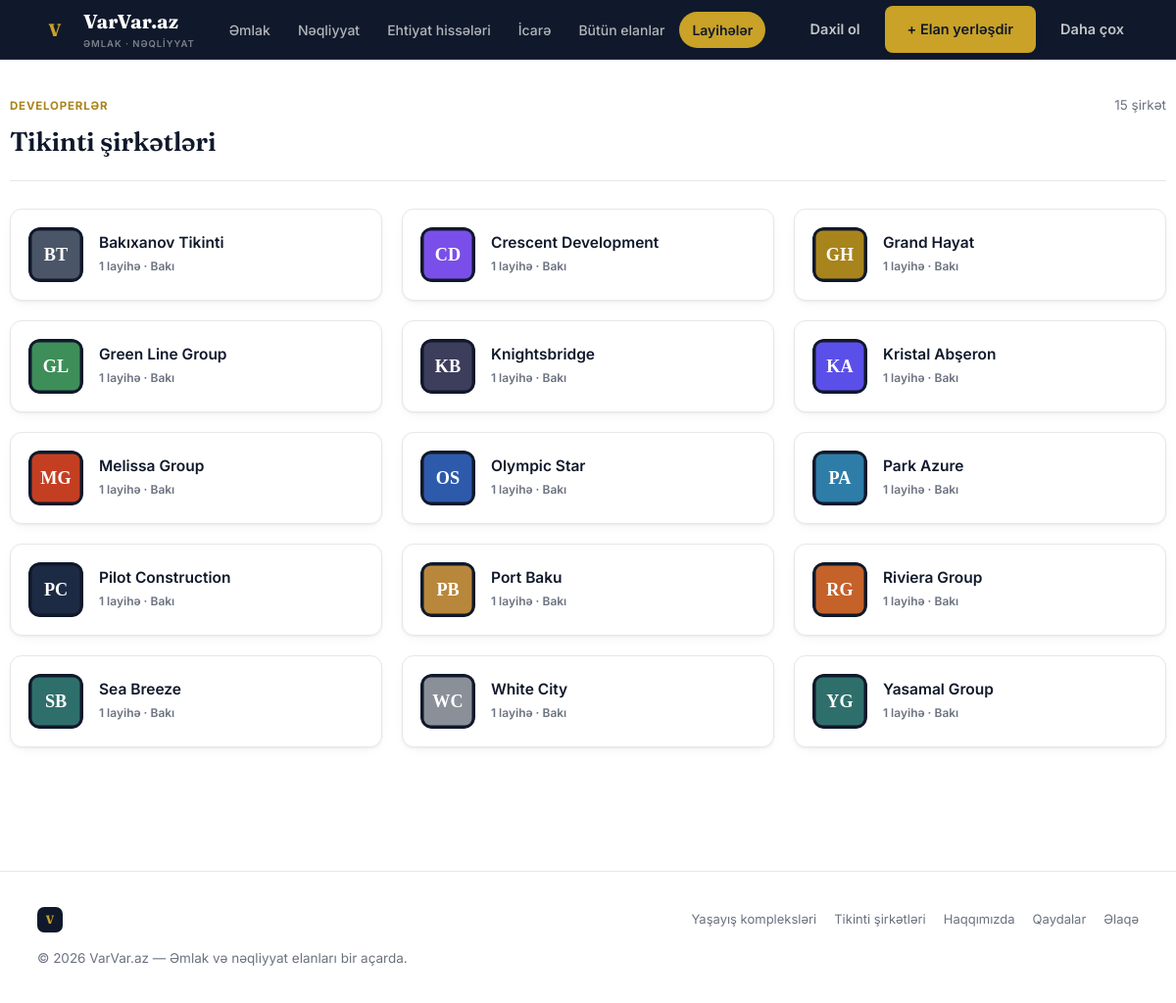
The app's page /sirketler with its own data.
### tables this page shows
CREATE TABLE construction_companies (
    id INTEGER PRIMARY KEY AUTOINCREMENT,
    slug TEXT NOT NULL UNIQUE,
    name TEXT NOT NULL,
    logo_path TEXT,
    cover_path TEXT,
    about TEXT,
    website TEXT,
    phone TEXT,
    city TEXT,
    founded_year INTEGER,
    created_at TEXT NOT NULL DEFAULT (datetime('now'))
);

### app.py (the view)
@app.route("/sirketler")
def companies_list():
    db = get_db()
    companies = db.execute(
        """SELECT c.*, COUNT(r.id) AS project_count
           FROM construction_companies c LEFT JOIN residences r ON r.company_id = c.id
           GROUP BY c.id ORDER BY c.name"""
    ).fetchall()
    return render_template("companies_list.html", companies=companies)

### app.py (called while the page is built, shortened)
def get_db():
    if "db" not in g:
        g.db = sqlite3.connect(DB_PATH)
        g.db.row_factory = sqlite3.Row
        g.db.execute("PRAGMA foreign_keys = ON")
    return g.db

def current_user():
    if "user_id" not in session:
        return None

### translations.py (called while the page is built)
def get_translator(lang):
    lang = lang if lang in TRANSLATIONS else "az"
    table = TRANSLATIONS[lang]
    az_table = TRANSLATIONS["az"]
    def t(key, default=None):
        return table.get(key, az_table.get(key, default if default is not None else key))
    return t

### templates/companies_list.html (shortened to what this page needs)
{% extends "base.html" %}
{% block content %}
<div class="wrap" style="padding:36px 0 70px;">
  <div class="section-head">
    <div>
      <span class="eyebrow-sm">Developerlər</span>
      <h1 style="font-size:27px;margin:0;">Tikinti şirkətləri</h1>
    </div>
    <span style="font-size:13.5px;color:var(--ink-soft);">{{ companies|length }} şirkət</span>
  </div>
  <div class="grid-3">
    {% for c in companies %}
    <a href="{{ url_for('company_detail', slug=c['slug']) }}" class="card" style="flex-direction:row;align-items:center;gap:16px;padding:18px;">
      <img src="{{ c['logo_path'] }}" alt="{{ c['name'] }}" style="width:56px;height:56px;border-radius:12px;flex-shrink:0;">
      <div style="min-width:0;">
        <div class="title" style="margin:0 0 4px;font-size:15.5px;">{{ c['name'] }}</div>
        <div class="meta" style="border:none;padding:0;text-transform:none;letter-spacing:0;">{{ c['project_count'] }} layihə · {{ c['city'] }}</div>
      </div>
    </a>
    {% endfor %}
  </div>
</div>
{% endblock %}

### static/css/style.css (style rules this page uses)
:root { --bg: #FFFFFF; --surface: #FFFFFF; --surface-alt: #F7F8FA; --navy: #10192B; --navy-soft: #1C2A44; --ink: #10192B; --ink-soft: #6B7280; --gold: #C9A227; --gold-deep: #A8841C; --gold-soft: #FBF3DD; --line: #E5E7EB; --danger: #C0392B; --radius: 12px; --radius-sm: 8px; --shadow: 0 1px 2px rgba(16,25,43,0.05), 0 4px 14px -6px rgba(16,25,43,0.10); --shadow-lift: 0 8px 20px -6px rgba(16,25,43,0.16), 0 2px 6px rgba(16,25,43,0.06); --city-accent: #5B4FE9; --city-accent-deep: #4636D0; --city-accent2: #FF6B4A; --city-ink: #131320; --city-radius: 18px; --city-shadow-lift: 0 6px 16px rgba(19,19,32,0.08), 0 28px 56px -20px rgba(91,79,233,0.32); }
* { box-sizing: border-box; }
html { scroll-behavior: smooth; }
body { margin: 0; background: var(--bg); color: var(--ink); font-family: 'Inter', system-ui, sans-serif; font-size: 16px; line-height: 1.5; -webkit-font-smoothing: antialiased; }
h1, h2, h3, .display { font-family: 'Fraunces', Georgia, serif; font-weight: 600; letter-spacing: -0.01em; margin: 0 0 .4em; color: var(--ink); }
a { color: inherit; text-decoration: none; }
img { max-width: 100%; display: block; }
.wrap { max-width: 1180px; margin: 0 auto; padding: 0 28px; }
.section-head { display: flex; justify-content: space-between; align-items: baseline; margin-bottom: 28px; border-bottom: 1px solid var(--line); padding-bottom: 18px; }
.section-head .eyebrow-sm { font-family: 'Inter', sans-serif; font-size: 11.5px; font-weight: 700; letter-spacing: .07em; text-transform: uppercase; color: var(--gold-deep); display: block; margin-bottom: 8px; }
.grid-3 { display: grid; grid-template-columns: repeat(3, 1fr); gap: 20px; }
.card { background: var(--surface); border-radius: var(--radius); overflow: hidden; border: 1px solid var(--line); transition: box-shadow .2s ease, transform .2s ease, border-color .2s ease; display: flex; flex-direction: column; box-shadow: var(--shadow); }
.card .title { font-size: 14.5px; font-weight: 600; margin: 6px 0 5px; line-height: 1.35; color: var(--ink); }
.card .meta { font-size: 12px; color: var(--ink-soft); margin-top: auto; padding-top: 11px; border-top: 1px solid var(--line); text-transform: uppercase; letter-spacing: .03em; font-weight: 600; }

### records on screen
construction_companies: logo_path (picture), name "Bakıxanov Tikinti", project_count "1", city "Bakı"
construction_companies: logo_path (picture), name "Crescent Development", project_count "1", city "Bakı"
construction_companies: logo_path (picture), name "Grand Hayat", project_count "1", city "Bakı"
construction_companies: logo_path (picture), name "Green Line Group", project_count "1", city "Bakı"
construction_companies: logo_path (picture), name "Knightsbridge", project_count "1", city "Bakı"
construction_companies: logo_path (picture), name "Kristal Abşeron", project_count "1", city "Bakı"
construction_companies: logo_path (picture), name "Melissa Group", project_count "1", city "Bakı"
construction_companies: logo_path (picture), name "Olympic Star", project_count "1", city "Bakı"
construction_companies: logo_path (picture), name "Park Azure", project_count "1", city "Bakı"
construction_companies: logo_path (picture), name "Pilot Construction", project_count "1", city "Bakı"
construction_companies: logo_path (picture), name "Port Baku", project_count "1", city "Bakı"
construction_companies: logo_path (picture), name "Riviera Group", project_count "1", city "Bakı"
construction_companies: logo_path (picture), name "Sea Breeze", project_count "1", city "Bakı"
construction_companies: logo_path (picture), name "White City", project_count "1", city "Bakı"
construction_companies: logo_path (picture), name "Yasamal Group", project_count "1", city "Bakı"

### other values on screen
{{ t('tagline') }} "ƏMLAK · NƏQLİYYAT"
{{ t('nav.emlak') }} "Əmlak"
{{ t('nav.neqliyyat') }} "Nəqliyyat"
{{ t('nav.butun_elanlar') }} "Bütün elanlar"
{{ t('nav.layiheler') }} "Layihələr"
{{ t('nav.daxil_ol') }} "Daxil ol"
{{ t('nav.elan_yerlesdir') }} "+ Elan yerləşdir"
{{ t('nav.daha_cox') }} "Daha çox"
{{ companies|length }} "15"
{{ t('projects.heading') }} "Yaşayış kompleksləri"
{{ t('nav.sirketler') }} "Tikinti şirkətləri"
{{ t('nav.haqqimizda') }} "Haqqımızda"
{{ t('nav.qaydalar') }} "Qaydalar"
{{ t('nav.elaqe') }} "Əlaqə"
{{ t('footer.rights') }} "© 2026 VarVar.az — Əmlak və nəqliyyat elanları bir açarda."
